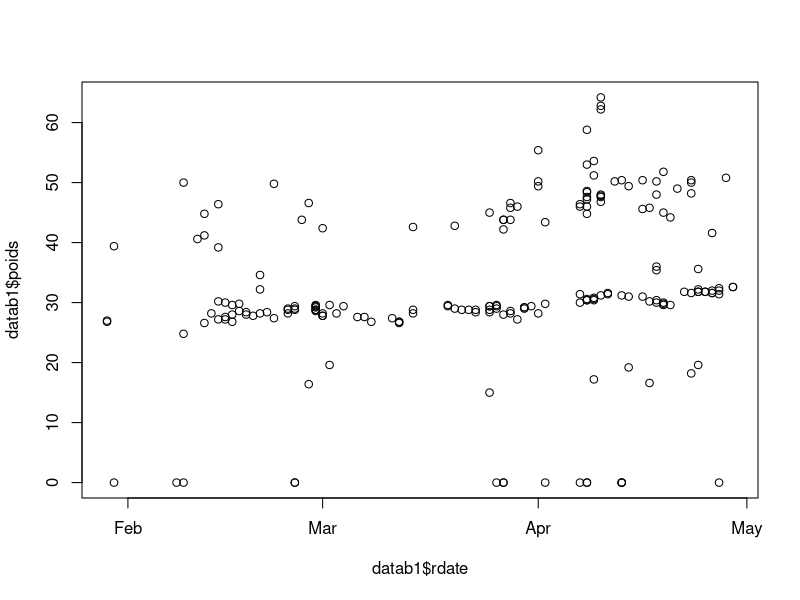
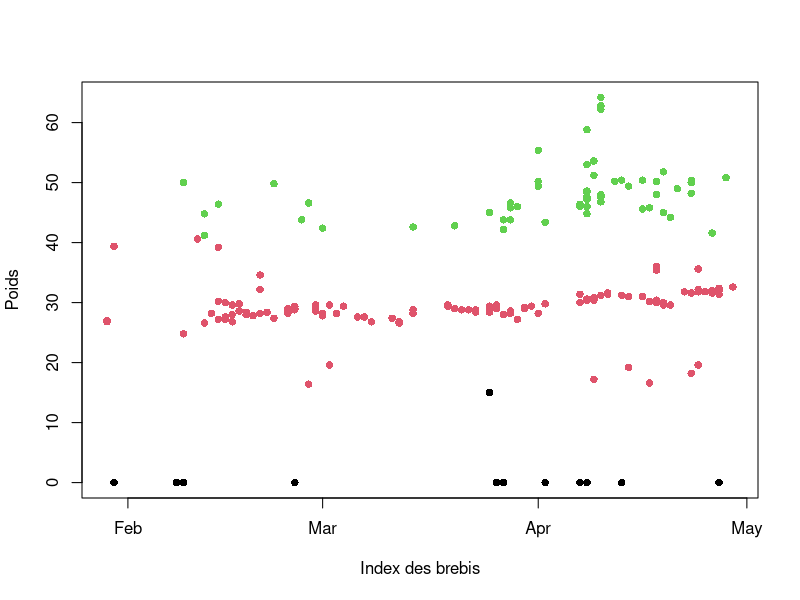
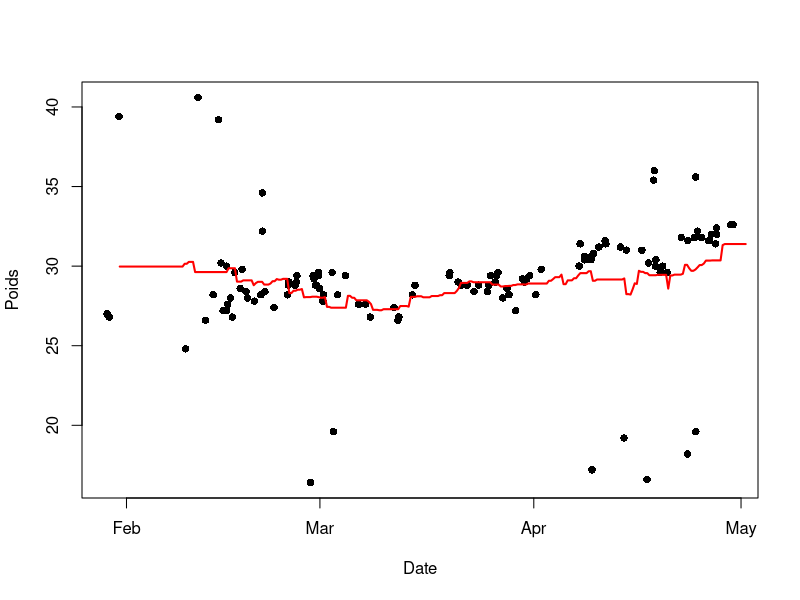

These charts were generated, in order, by the following R code:
## ---- chunk 1
data <- read.csv("data_arles2021.csv",sep = ";")
data$rdate <- as.Date(data$rdate,format="%d/%m/%Y")

datab1 <- data[data$RFID=="250 017 033 503 119",]
plot(datab1$rdate,datab1$poids)
## ---- chunk 2
set.seed(02062002)
km <- kmeans(scale(data$poids), centers = 3, nstart = 25)

data$cluster_raw <- km$cluster

m <- tapply(data$poids, data$cluster_raw, mean)
ordre <- order(m)  # Pour trier les numero de cluster pour extraire la bonne tendance

data$cluster <- match(data$cluster_raw, ordre)

datagroupe <- data[data$cluster == 2, ]
## ---- chunk 3
datab1 <- data[data$RFID=="250 017 033 503 119",]
plot(datab1$rdate,datab1$poids, col = datab1$cluster, pch = 16,     xlab = "Index des brebis", ylab = "Poids")
## ---- chunk 4
datagroupe$datetime <- as.POSIXct(
  paste(format(datagroupe$rdate, "%Y-%m-%d"), trimws(datagroupe$rheure)),
  format = "%Y-%m-%d %H:%M",
  tz = "Europe/Paris"
)

stopifnot(sum(is.na(datagroupe$datetime)) == 0)

datagroupe$t <- as.numeric(datagroupe$datetime - min(datagroupe$datetime)) / (60*60*24)

rfid <- "250 017 033 503 119"
datab1 <- datagroupe[datagroupe$RFID == rfid, ]

stopifnot(all(c("datetime","t","poids") %in% names(datab1)))  # doit passer
datab1 <- datab1[complete.cases(datab1[, c("datetime","t","poids")]), ]
datab1 <- datab1[order(datab1$t), ]
## ---- chunk 5
knn_reg_1d <- function(t_train, y_train, t_test, k = 15){
  ok <- complete.cases(t_train, y_train)
  t_train <- t_train[ok]
  y_train <- y_train[ok]

  n <- length(t_train)
  if(n == 0) return(rep(NA_real_, length(t_test)))
  k <- min(k, n)

  y_hat <- numeric(length(t_test))

  for(i in seq_along(t_test)){
    d <- abs(t_train - t_test[i])
    idx <- order(d)[1:k] # k plus proches
    y_hat[i] <- mean(y_train[idx]) # prédiction
  }
  y_hat
}
## ---- chunk 6
datab1 <- datagroupe[datagroupe$RFID == "250 017 033 503 119", ]
datab1 <- datab1[complete.cases(datab1[, c("t","poids")]), ]
datab1 <- datab1[order(datab1$t), ]

t <- datab1$t
y <- datab1$poids

# grille
t_grid <- seq(min(t), max(t), length.out = 300)

k <- 15
y_hat <- knn_reg_1d(t, y, t_grid, k = k)


# Plot
plot(datab1$datetime, y, pch = 16,
     xlab = "Date", ylab = "Poids")

grid_datetime <- min(datab1$datetime, na.rm = TRUE) + t_grid * 24*3600
lines(grid_datetime, y_hat, lwd = 2,col="red")
